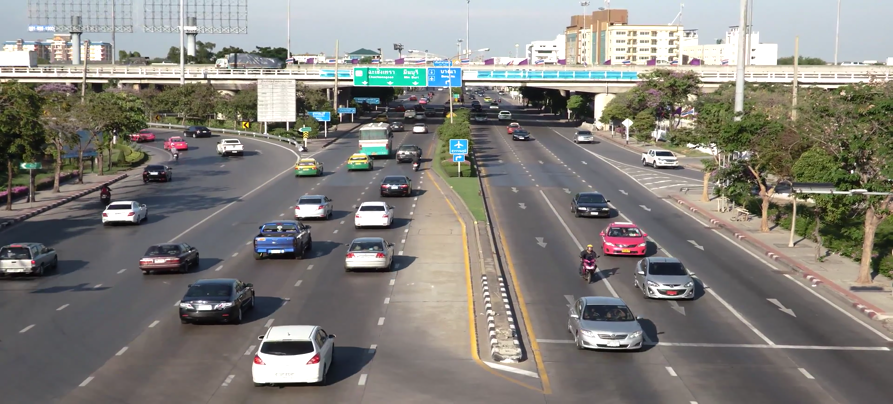
#> input picture HW2/4/P4/highway_1.png, 893 x 404 px
$ python d.py
#> lines starting #> are read from the running program, lines starting #| are printed output that depends on the picture; after the words box and inside, x2 and y2 are one past the last pixel; in counts of white or black regions, pixels touching at a corner belong together
### HW2/4/a.py
import numpy as np
import cv2
import matplotlib.pyplot as plt

def bitplane_slice(img, plot = False):
    # convert to gray
    img_gray = cv2.cvtColor(img, cv2.COLOR_BGR2GRAY)
    # bit_slices[k] contain bit value of bit number k
    bit_slices = []
    for k in range(8):
        bit_slices.append((img_gray // 2 ** k) % 2)
    # plot each bit slices
    if plot:
        plt.figure()
        for i in range(8):
            plt.subplot(2, 4, i + 1)
            plt.xticks([])
            plt.yticks([])
            plt.grid(False)
            plt.imshow(bit_slices[i],cmap='gray')
            plt.xlabel(f'k = {i}')
        plt.show()
    return np.array(bit_slices)

# [9 lines that do not run on import are left out]

### HW2/4/c.py
import numpy as np
import cv2
import matplotlib.pyplot as plt
from b import xor

def moving_regions(img1, img2, plot = False):
    bit_slices_xor = xor(img1, img2)
    #obtain gray scale image of moving regions
    result = np.sum(np.array([bit_slices_xor[k] * 2 ** k for k in range(4,8)]),axis=0)

    if plot:
        plt.figure()
        plt.imshow(result, cmap='gray')
        plt.show()
    return result

# [7 lines that do not run on import are left out]

### HW2/4/b.py
import numpy as np
import cv2
import matplotlib.pyplot as plt
from a import bitplane_slice


def xor(img1, img2, plot=False):
    # get bit slices of img1 and img2 with 'bitplane_slice' function
    bit_slices_img1 = bitplane_slice(img1)
    bit_slices_img2 = bitplane_slice(img2)
    bit_slices_xor = np.logical_xor(bit_slices_img1, bit_slices_img2)
    #plot xor
    if plot:
        plt.figure()
        for i in range(8):
            plt.subplot(2, 4, i + 1)
            plt.xticks([])
            plt.yticks([])
            plt.grid(False)
            plt.imshow(bit_slices_xor[i], cmap='gray')
            plt.xlabel(f'k = {i}')
        plt.show()
    return bit_slices_xor


# [7 lines that do not run on import are left out]

### HW2/4/d.py
import numpy as np
import cv2
import matplotlib.pyplot as plt
from c import moving_regions


def enhancement(img):
    # use median filtering to remove small details
    box = cv2.medianBlur(img.astype('float32'), 5)
    # use thresholding to enhance contrast
    _, trh = cv2.threshold(box.astype('float32'), 40, 255, cv2.THRESH_BINARY)
    plt.figure()
    plt.imshow(trh, cmap="gray")
    plt.show()


if __name__ == '__main__':
    img_hw1 = cv2.imread('P4/highway_1.png')
#> img_hw1 is the input picture: shape (404, 893, 3); mean B, G, R 123.4, 128.7, 131.1
    img_hw2 = cv2.imread('P4/highway_2.png')
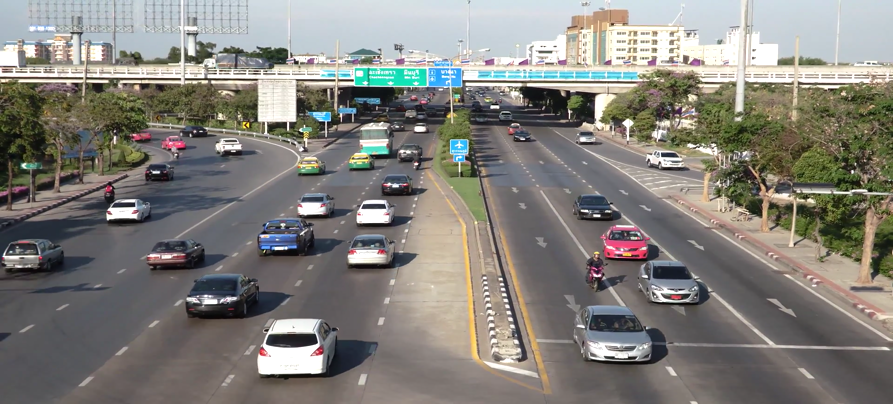
#> input picture HW2/4/P4/highway_2.png, 893 x 404 px
#> img_hw2 is the input picture: shape (404, 893, 3); mean B, G, R 123.2, 128.7, 131.1
    mv = moving_regions(img_hw1, img_hw2, True)
#> in bitplane_slice, `img_gray = cv2.cvtColor(img, cv2.COLOR_BGR2GRAY)`:
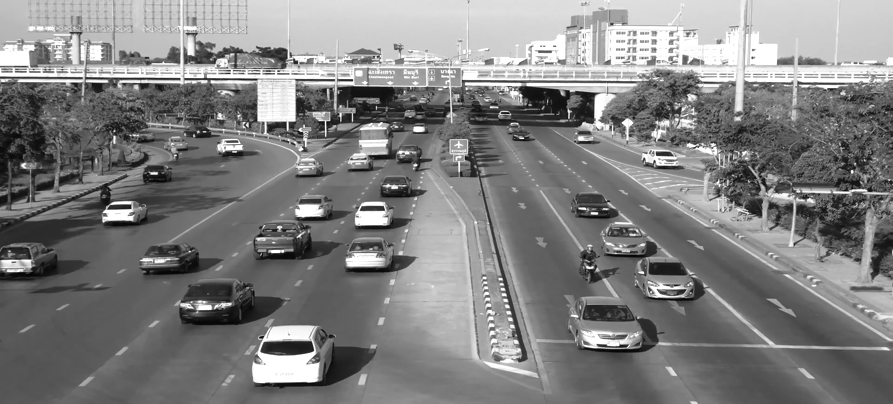
#> img_gray: shape (404, 893); min 1, max 255, mean 128.8
#> after the loop in bitplane_slice, `for k in range(8):`: bit_slices = 8 items
    enhancement(mv)
#> in enhancement, `_, trh = cv2.threshold(box.astype('float32'), 40, 255, cv2.THRESH_BINA..`:
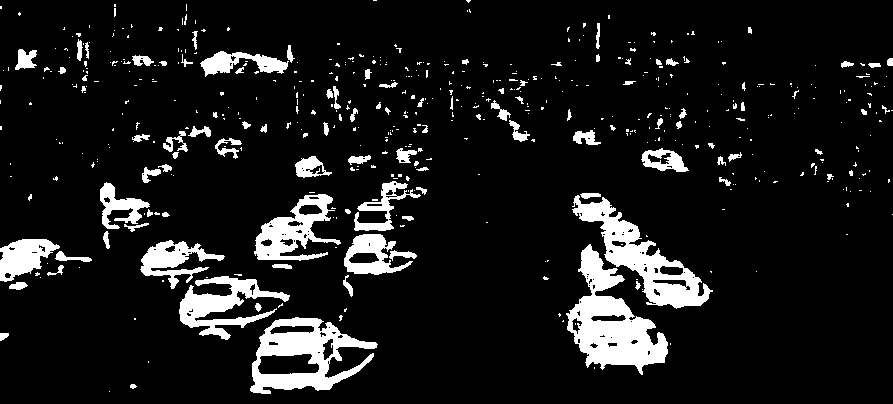
#> trh: shape (404, 893) float32; 10.1% white; 521 white regions (420 under 20 px), largest, box (x1, y1, x2, y2) and area: (566, 244, 668, 375) 5818, (572, 195, 713, 309) 4591, (250, 317, 378, 394) 4507
    img_p1 = cv2.imread('P4/pavement_1.png')
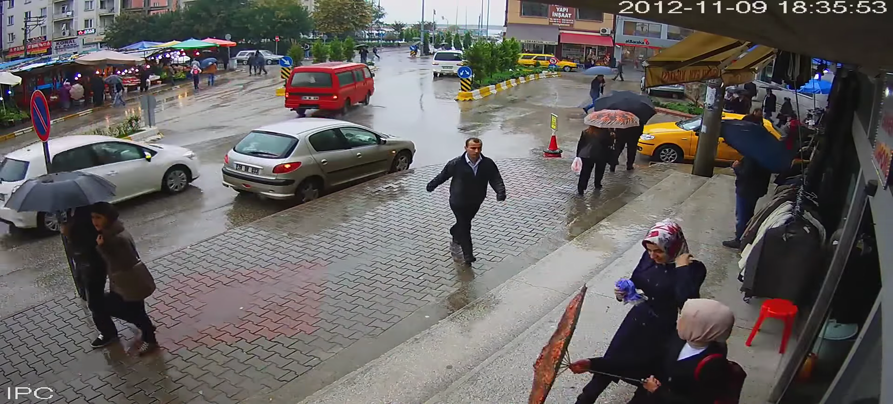
#> input picture HW2/4/P4/pavement_1.png, 893 x 404 px
#> img_p1 is the input picture: shape (404, 893, 3); mean B, G, R 96.6, 98, 102.2
    img_p2 = cv2.imread('P4/pavement_2.png')
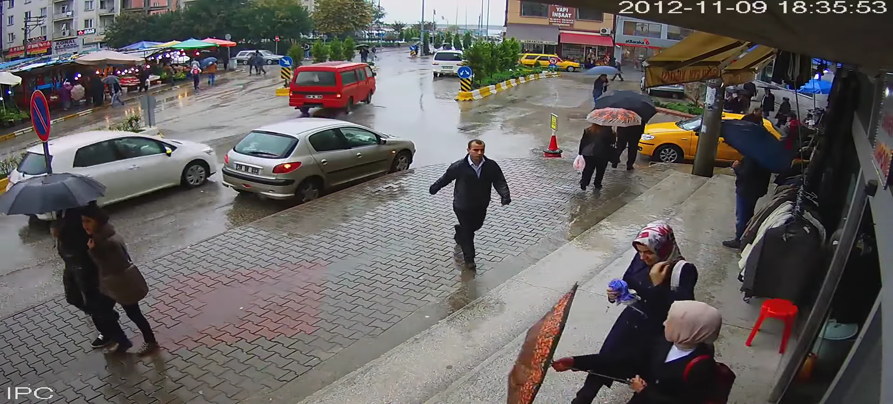
#> input picture HW2/4/P4/pavement_2.png, 893 x 404 px
#> img_p2 is the input picture: shape (404, 893, 3); mean B, G, R 96.4, 98, 102.4
    mv = moving_regions(img_p1, img_p2, True)
#> call 2 of moving_regions, with plot = True
#> in moving_regions (call 2), `result = np.sum(np.array([bit_slices_xor[k] * 2 ** k for k in range(4,..`:
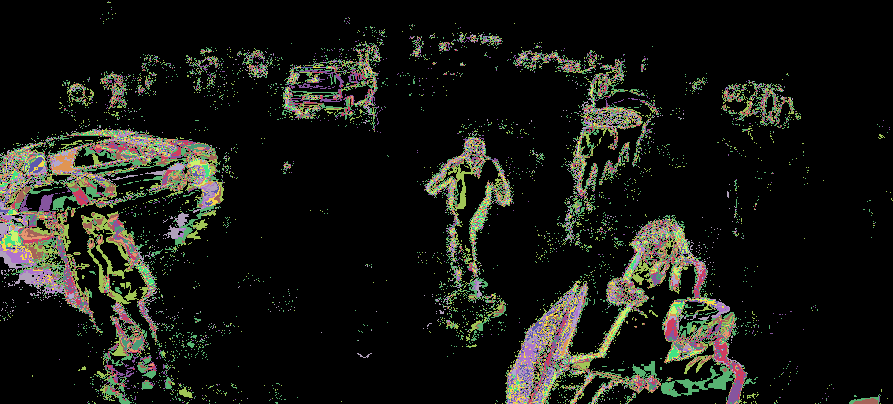
#> result: shape (404, 893) int64; 16 distinct labels, from 0 to 240; one colour per label, 0 black
    enhancement(mv)
#> in enhancement (call 2), `_, trh = cv2.threshold(box.astype('float32'), 40, 255, cv2.THRESH_BINA..`:
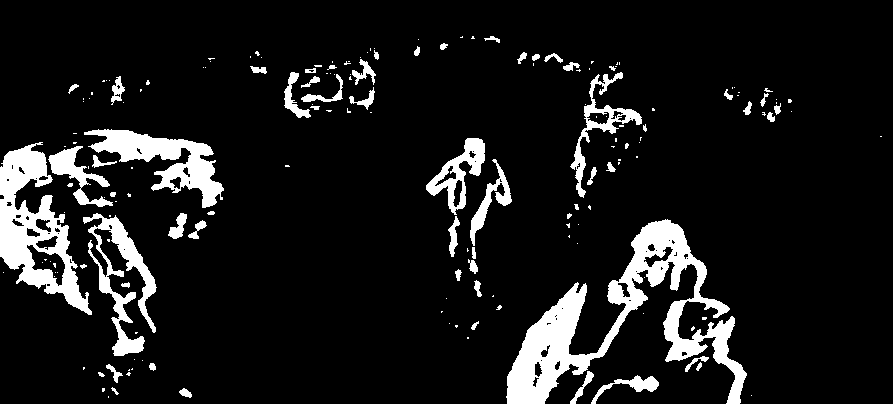
#> trh: shape (404, 893) float32; 10.1% white; 176 white regions (116 under 20 px), largest, box (x1, y1, x2, y2) and area: (506, 219, 747, 404) 12303, (0, 142, 92, 315) 6368, (84, 129, 224, 208) 4043
